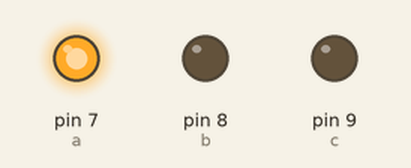
Bench run of a sketch on a simulated Arduino Uno, built with avr-gcc and run on an emulated ATmega328P. Shown: output pins drawn as LEDs (lit = HIGH).

Above: at 0.1 s.
At 0.55 s:
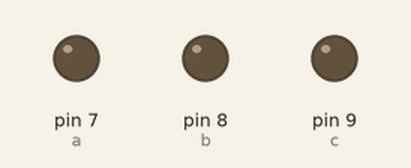
At 1.3 s:
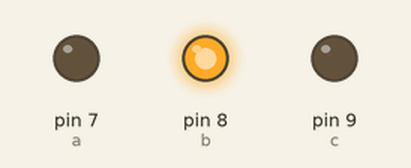
At 2.5 s:
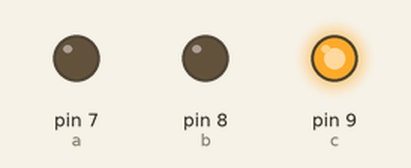
Timing chart, 0 to 3.0 s (numbered marks = the images above):
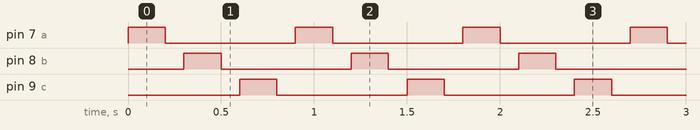

The sketch:

Function.ino
```cpp
int a=7,b=8,c=9;
void setup() {
pinMode(a, OUTPUT);
pinMode(b, OUTPUT);
pinMode(c, OUTPUT);
}

void loop() {
function(a,200);
function(b,200);
function(c,200);
}

void function(int tal, int lama) {
  digitalWrite(tal, HIGH);
  delay(lama);
  digitalWrite(tal, LOW);
  delay(lama/2);
}
```

Measured:
- by itself, pin 7 (a), pin 8 (b), pin 9 (c): alternates HIGH for 0.20 s and LOW for 0.70 s
- by itself, everything shown: repeats every 0.90 s, in 6 steps
